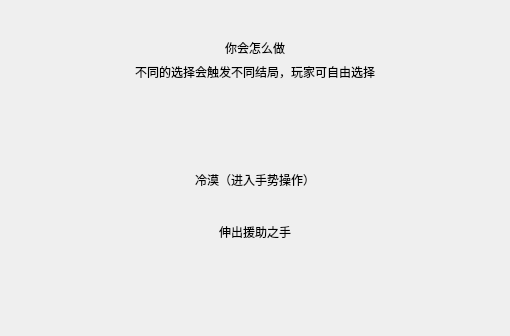
<?xml version="1.0" encoding="UTF-8"?>
<ui version="4.0">
 <class>Form</class>
 <widget class="QWidget" name="Form">
  <property name="geometry">
   <rect>
    <x>0</x>
    <y>0</y>
    <width>510</width>
    <height>336</height>
   </rect>
  </property>
  <property name="windowTitle">
   <string>Form</string>
  </property>
  <layout class="QVBoxLayout" name="verticalLayout">
   <item>
    <spacer name="verticalSpacer_6">
     <property name="orientation">
      <enum>Qt::Vertical</enum>
     </property>
     <property name="sizeHint" stdset="0">
      <size>
       <width>20</width>
       <height>40</height>
      </size>
     </property>
    </spacer>
   </item>
   <item>
    <widget class="QLabel" name="label">
     <property name="styleSheet">
      <string notr="true">font: 36pt &quot;FZZhengHeiS-EB-GB&quot;;</string>
     </property>
     <property name="text">
      <string>你会怎么做</string>
     </property>
     <property name="alignment">
      <set>Qt::AlignCenter</set>
     </property>
    </widget>
   </item>
   <item>
    <widget class="QLabel" name="label_2">
     <property name="maximumSize">
      <size>
       <width>16777215</width>
       <height>25</height>
      </size>
     </property>
     <property name="styleSheet">
      <string notr="true">font: 18pt &quot;Weibei SC&quot;;</string>
     </property>
     <property name="text">
      <string>不同的选择会触发不同结局，玩家可自由选择</string>
     </property>
     <property name="alignment">
      <set>Qt::AlignCenter</set>
     </property>
    </widget>
   </item>
   <item>
    <spacer name="verticalSpacer">
     <property name="orientation">
      <enum>Qt::Vertical</enum>
     </property>
     <property name="sizeHint" stdset="0">
      <size>
       <width>20</width>
       <height>40</height>
      </size>
     </property>
    </spacer>
   </item>
   <item>
    <spacer name="verticalSpacer_4">
     <property name="orientation">
      <enum>Qt::Vertical</enum>
     </property>
     <property name="sizeHint" stdset="0">
      <size>
       <width>20</width>
       <height>40</height>
      </size>
     </property>
    </spacer>
   </item>
   <item>
    <spacer name="verticalSpacer_7">
     <property name="orientation">
      <enum>Qt::Vertical</enum>
     </property>
     <property name="sizeHint" stdset="0">
      <size>
       <width>20</width>
       <height>40</height>
      </size>
     </property>
    </spacer>
   </item>
   <item>
    <widget class="QLabel" name="label_3">
     <property name="styleSheet">
      <string notr="true">font: 20pt &quot;MF LiHei (Noncommercial)&quot;;</string>
     </property>
     <property name="text">
      <string>冷漠（进入手势操作）</string>
     </property>
     <property name="alignment">
      <set>Qt::AlignCenter</set>
     </property>
    </widget>
   </item>
   <item>
    <spacer name="verticalSpacer_3">
     <property name="orientation">
      <enum>Qt::Vertical</enum>
     </property>
     <property name="sizeHint" stdset="0">
      <size>
       <width>20</width>
       <height>40</height>
      </size>
     </property>
    </spacer>
   </item>
   <item>
    <widget class="QLabel" name="label_4">
     <property name="styleSheet">
      <string notr="true">font: 20pt &quot;MF LiHei (Noncommercial)&quot;;</string>
     </property>
     <property name="text">
      <string>伸出援助之手</string>
     </property>
     <property name="alignment">
      <set>Qt::AlignCenter</set>
     </property>
    </widget>
   </item>
   <item>
    <spacer name="verticalSpacer_8">
     <property name="orientation">
      <enum>Qt::Vertical</enum>
     </property>
     <property name="sizeHint" stdset="0">
      <size>
       <width>20</width>
       <height>40</height>
      </size>
     </property>
    </spacer>
   </item>
   <item>
    <spacer name="verticalSpacer_5">
     <property name="orientation">
      <enum>Qt::Vertical</enum>
     </property>
     <property name="sizeHint" stdset="0">
      <size>
       <width>20</width>
       <height>40</height>
      </size>
     </property>
    </spacer>
   </item>
   <item>
    <spacer name="verticalSpacer_2">
     <property name="orientation">
      <enum>Qt::Vertical</enum>
     </property>
     <property name="sizeHint" stdset="0">
      <size>
       <width>20</width>
       <height>40</height>
      </size>
     </property>
    </spacer>
   </item>
  </layout>
 </widget>
 <resources/>
 <connections/>
</ui>
